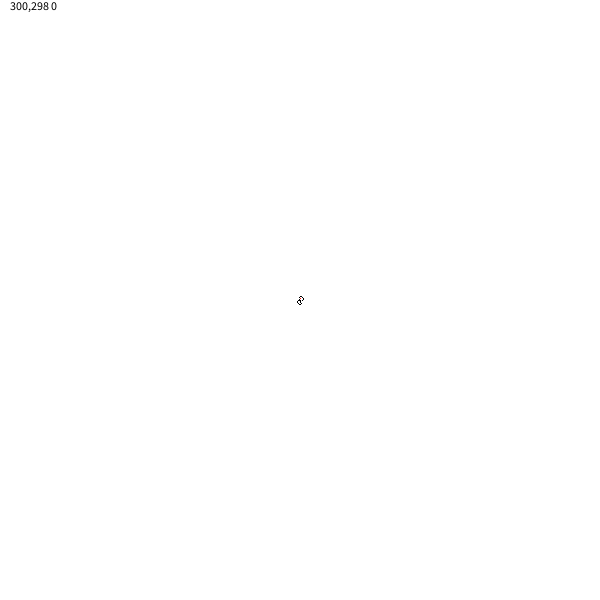
Frame 1 (no input)
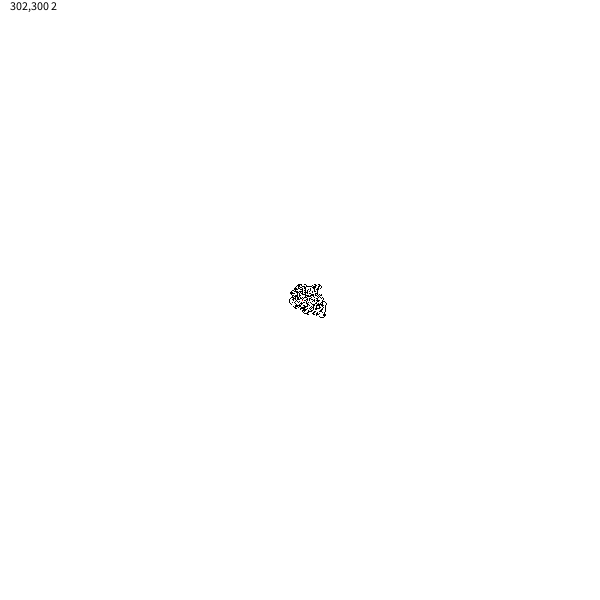
Frame 60 (the mouse pressed at the canvas centre just before this capture)
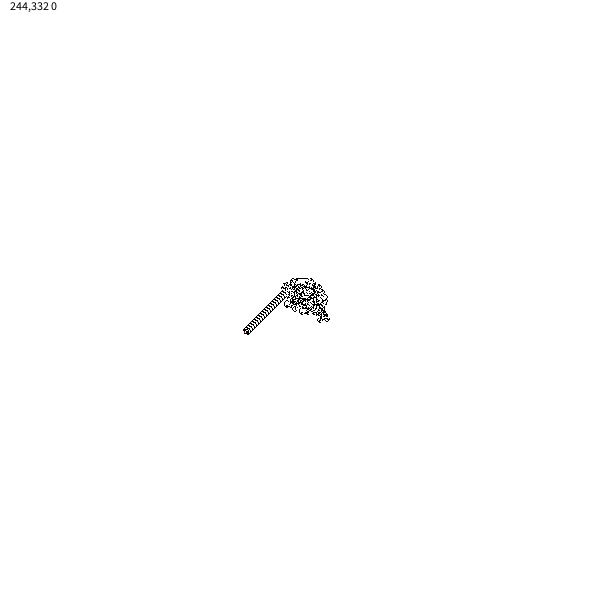
Frame 120 (the mouse held since frame 60 and released just before this capture)

The Processing sketch that drew these frames (run headless with seeded random() and noise(); from frame 60 on, the mouse is pressed at the canvas centre):

// Processing sketch: langtonsant
// ── langtonsant.pde
int[][] grid;
int x, y;
int dir;

final int DIR_UP = 0;
final int DIR_RIGHT = 1;
final int DIR_DOWN = 2;
final int DIR_LEFT = 3;



void setup() {
  size(600, 600);

  grid = new int[width][height];

  x = width / 2;
  y = height / 2;
  dir = DIR_UP;
  frameRate(100);
}

void draw() {
  background(255);
  for (int i = 0; i < 100; i += 1) {
    int state = grid[x][y];
    if (state == 0) {
      dir = (dir + 1) % 4;
    } else {
      dir = (4 + (dir - 1)) % 4;
    }


    grid[x][y] = 1 - state;
    forward();
  }
  loadPixels();

  for (int xx = 0; xx < width; xx += 1) {
    for (int yy = 0; yy < height; yy += 1) {
      int p = grid[xx][yy];
      if (p == 1) {
        pixels[xx + yy * width] = color(0);
      }
    }
  }
  pixels[x + y * width] = color(255, 0, 0);
  updatePixels();

  fill(0);
  text(x + "," + y + " " + dir, 10, 10);
}

void forward() {
  switch (dir) {
  case DIR_UP:
    y -= 1;
    break;
  case DIR_RIGHT:
    x += 1;
    break;
  case DIR_DOWN:
    y += 1;
    break;
  case DIR_LEFT:
    x -= 1;
    break;
  default:
    break;
  }
  x = (width + x) % width;
  y = (height + y) % height;
}
